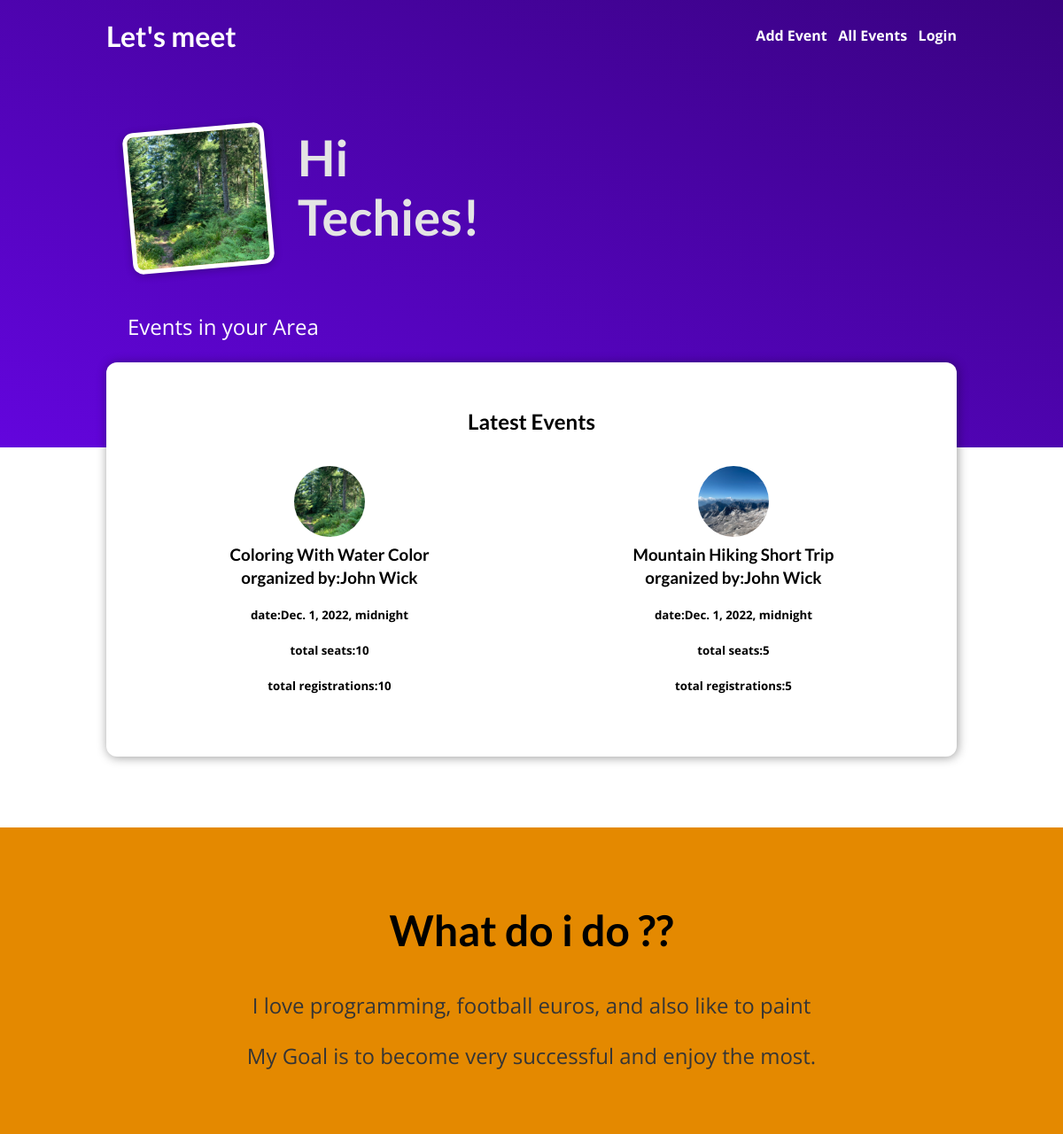
The page / on the database its author committed.
### blog/models.py (models this page shows, shortened)
class Post(models.Model):
    title = models.CharField(max_length=200)
    summary = models.CharField(max_length=300)
    image = models.CharField(max_length=100)
    date= models.DateTimeField()
    content = models.TextField(validators=[MinLengthValidator(50)])
    slug = models.SlugField(db_index=True, unique=True)
    author = models.ForeignKey(Author, on_delete=models.SET_NULL, null=True, related_name="posts")
    tags = models.ManyToManyField(Tag)
    category=models.CharField(max_length=100,default='fun')
    venue=models.CharField(max_length=100,default="none")
    total_seats=models.IntegerField(default=10)

class Author(models.Model):
    first_name = models.CharField(max_length=100)
    last_name = models.CharField(max_length=100)
    email_address = models.EmailField()
    def __str__(self):
        return "{} {}".format(self.first_name, self.last_name)

### blog/views.py (the view)
# urls.py: path("", views.StartingPageView.as_view(), name="starting-page"),
class StartingPageView(TemplateView):
    template_name = "blog/index.html"
    def get_context_data(self, **kwargs):
        latest = Post.objects.all().order_by('-date') [:2]
        context = super().get_context_data(**kwargs)
        context ["posts"] = latest
        return context

### blog/templates/blog/index.html (shortened to what this page needs)
{% extends 'base.html' %}
{% load static %}
{% block css_files %}
<link rel="stylesheet" href="{% static 'blog/index.css' %}"/>
<link rel="stylesheet" href="{% static 'blog/posts.css' %}" />
{% endblock css_files %}
{% block content %}
<section id="welcome">
    <header>
        <img src="{% static 'blog/images/woods.jpg' %}" alt="name of the blog"/>
        <h2>Hi Techies!</h2>
    </header>
    <p>Events in your Area</p>
</section>
<section id="latest-posts">
    <h2>Latest Events</h2>
    <ul>
        {% for post in posts %}
            {% include 'blog/includes/post_summary.html' with post=post %}
        {% endfor %}
    </ul>
</section>
<section id="about">
    <h2>What do i do ??</h2>
    <p>
        I love programming, football euros, and also like to paint
    </p>
    <p>
        My Goal is to become very successful and enjoy the most.
    </p>
</section>
{% endblock content %}

### blog/templates/blog/includes/post_summary.html
{% load static %}
 <li>
    <article class="post">
    <a href="{% url 'selected-post' post.slug %}">
        <img src="{% static 'blog/images/'|add:post.image %}" alt="{{ post.title }}"/>
        <div class="post__content">
            <h3>{{ post.title|title }}</h3>
            <h3>organized by:{{ post.author}}</h3>
            <h5>date:{{ post.date }}</h5>
            <h5>total seats:{{post.total_seats }}</h5>
            <h5>total registrations:{{post.total_seats }}</h5>
        </div>
    </a>
    </article>
</li>

### static/app.css (style rules this page uses)
* { box-sizing: border-box; }
html { font-family: 'Open Sans', 'Lato', sans-serif; }
body { margin: 0; }
h1, h2, h3 { font-family: 'Lato', sans-serif; font-weight: bold; }

### blog/static/blog/index.css (style rules this page uses)
#welcome { background: linear-gradient(to right top, #6305dd, #390281); padding: 6rem 12%; }
#welcome header { display: flex; align-items: flex-start; margin: 3rem auto; }
#welcome img { width: 10rem; height: 10rem; object-fit: cover; object-position: top; border: 5px solid white; border-radius: 12px; background-color: #ffe1bf; transform: rotateZ(-5deg); box-shadow: 0 2px 8px rgba(0, 0, 0, 0.25); }
#welcome h2 { font-size: 3.5rem; margin: 0 0 0 2rem; color: #e4e4e4; width: 10rem; }
#welcome p { color: white; font-size: 1.5rem; }
#latest-posts { background-color: white; padding: 2rem; border-radius: 12px; width: 60rem; margin: -6rem auto 2rem auto; box-shadow: 1px 1px 12px rgba(0, 0, 0, 0.4); }
#latest-posts h2 { text-align: center; }
#latest-posts ul { list-style: none; margin: 0; padding: 0; display: flex; gap: 1rem; }
#latest-posts li { flex: 1; }
#about { text-align: center; padding: 3rem; background-color: #e48900; margin-top: 5rem; }
#about h2 { font-size: 3rem; }
#about p { font-size: 1.5rem; color: #353535; }

### blog/static/blog/posts.css (style rules this page uses)
.post { display: flex; flex-direction: column; align-items: center; text-align: center; }
.post a { text-decoration: none; color: black; transition: all 0.2s ease; padding: 1rem; }
.post img { width: 5rem; height: 5rem; object-fit: cover; border-radius: 50%; }
.post h3 { margin: 0.25rem 0; }

### rows shown on the page
Post: image (picture), title "Coloring With Water Color", author "John Wick", date "Dec. 1, 2022, midnight", total_seats "10"
Post: image (picture), title "Mountain Hiking Short Trip", author "John Wick", date "Dec. 1, 2022, midnight", total_seats "5"
